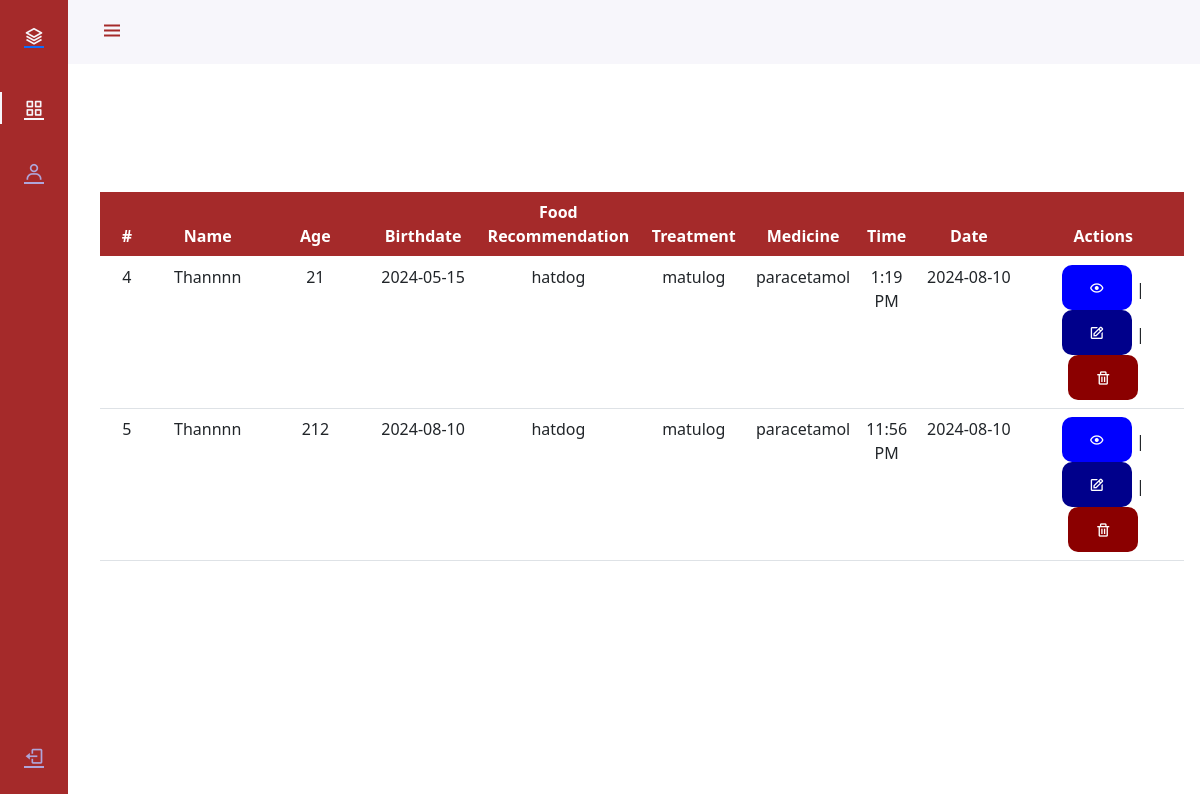
Page /adminn.php on the committed database.
### tables this page shows
CREATE TABLE `diet_db` (
  `Patient_id` int(255) NOT NULL,
  `name` varchar(255) NOT NULL,
  `age` int(255) NOT NULL,
  `birthdate` date NOT NULL,
  `food_recom` varchar(255) NOT NULL,
  `treatment` varchar(255) NOT NULL,
  `medecine` varchar(255) NOT NULL,
  `Time` varchar(255) NOT NULL,
  `Date` varchar(255) NOT NULL
);

### adminn.php (the view, shortened to what this page needs)
<?php
include("connections.php");
$query = "SELECT * FROM `diet_db`";
$result = mysqli_query($connections, $query);
?>
<!DOCTYPE html>
<html lang="en">
<head>
    <link rel="stylesheet" href="diett.css">
    <link href="https://cdn.jsdelivr.net/boxicons/2.0.7/css/boxicons.min.css" rel="stylesheet">
    <link rel="stylesheet" href="https://cdn.jsdelivr.net/npm/bootstrap@5.0.0-beta1/dist/css/bootstrap.min.css">
    <link rel="stylesheet" href="https://cdn.jsdelivr.net/npm/boxicons@latest/css/boxicons.min.css">
</head>
<body id="body-pd">
    <header class="header" id="header">
        <div class="header_toggle"> <i class='bx bx-menu' id="header-toggle"></i> </div>
    </header>
    <div class="l-navbar" id="nav-bar">
        <nav class="nav">
            <div>
                <a href="#" class="nav_logo"> <i class='bx bx-layer nav_logo-icon'></i> <span class="nav_logo-name">Diet management</span> </a>
                <div class="nav_list">
                    <a href="adminn.php" class="nav_link active"> <i class='bx bx-grid-alt nav_icon'></i> <span class="nav_name">Dashboard</span> </a>
                    <a href="paytient_registration.php" class="nav_link"> <i class='bx bx-user nav_icon'></i> <span class="nav_name">Add info</span> </a>
                </div>
            </div>
            <a href="login.php" class="nav_link"> <i class='bx bx-log-out nav_icon'></i> <span class="nav_name">log out</span> </a>
        </nav>
    </div>
   <br><br>
   <div class="container4">
   <div class="row mt-5">
                    <br><br><br>
                </div>
                <br>
                <center>
                    <?php if ($result && mysqli_num_rows($result) > 0) : ?>
                        <table class="table" style="text-align: center">
                            <thead>
                                <tr>
                                <th scope="col">#</th>
                        <th scope="col">Name</th>
                        <th scope="col">Age</th>
                        <th scope="col">Birthdate</th>
                        <th scope="col">Food Recommendation</th>
                        <th scope="col">Treatment</th>
                        <th scope="col">Medicine</th>
                        <th scope="col">Time</th>
                        <th scope="col">Date</th>
                        <th scope="col">Actions</th>
                                </tr>
                            </thead>
                            <tbody>
                                <?php
                                while ($row = mysqli_fetch_assoc($result)) : ?>
                                    <tr>
                                    <td><?php echo $row['Patient_id']; ?></td>
                            <td><?php echo $row['name']; ?></td>
                            <td><?php echo $row['age']; ?></td>
                            <td><?php echo $row['birthdate']; ?></td>
                            <td><?php echo $row['food_recom']; ?></td>
                            <td><?php echo $row['treatment']; ?></td>
                            <td><?php echo $row['medecine']; ?></td>
                            <td><?php echo $row['Time']; ?></td>
                            <td><?php echo $row['Date']; ?></td>
                                        <td>
                                        <a href="#" class="view-btn" data-bs-toggle="modal" data-bs-target="#viewModal" data-patient-id="<?php echo $row['Patient_id']; ?>">
                                                <i class='bx bx-show'></i>
                                            </a> |
                                        <a href="#" class="edit-btn" data-bs-toggle="modal" data-bs-target="#editModal" data-patient-id="<?php echo $row['Patient_id']; ?>">
                                            <i class="bx bx-edit"></i>
                                        </a> |
                                        <a href='delete.php?id=<?php echo $row['Patient_id']; ?>' onclick='return confirm("Are you sure you want to delete this record?")' class='delete-btn'>
                                            <i class="bx bx-trash"></i>
                                        </a>
                                    </tr>
                                    <?php
                                endwhile; ?>
                            </tbody>
                        </table>
                    <?php else : ?>
                        <p>No records found</p>
                    <?php endif; ?>
                </center>
            </div>
</body>
</html>

### diett.css (style rules this page uses)
:root { --header-height: 3rem; --nav-width: 68px; --first-color: brown; --first-color-light: #AFA5D9; --white-color: #F7F6FB; --body-font: 'Nunito', sans-serif; --normal-font-size: 1rem; --z-fixed: 100; }
body { position: relative; margin: var(--header-height) 0 0 0; padding: 0 1rem; font-family: var(--body-font); font-size: var(--normal-font-size); transition: .5s; }
a { text-decoration: none; }
.header { width: 100%; height: var(--header-height); position: fixed; top: 0; left: 0; display: flex; align-items: center; justify-content: space-between; padding: 0 1rem; background-color: var(--white-color); z-index: var(--z-fixed); transition: .5s; }
.header_toggle { color: var(--first-color); font-size: 1.5rem; cursor: pointer; }
.l-navbar { position: fixed; top: 0; left: -30%; width: var(--nav-width); height: 100vh; background-color: var(--first-color); padding: .5rem 1rem 0 0; transition: .5s; z-index: var(--z-fixed); }
.nav { height: 100%; display: flex; flex-direction: column; justify-content: space-between; overflow: hidden; }
.nav_logo, .nav_link { display: grid; grid-template-columns: max-content max-content; align-items: center; column-gap: 1rem; padding: .5rem 0 .5rem 1.5rem; }
.nav_logo { margin-bottom: 2rem; }
.nav_logo-icon { font-size: 1.25rem; color: var(--white-color); }
.nav_link { position: relative; color: var(--first-color-light); margin-bottom: 1.5rem; transition: .3s; }
.nav_icon { font-size: 1.25rem; }
.active { color: var(--white-color); }
.active::before { content: ''; position: absolute; left: 0; width: 2px; height: 32px; background-color: var(--white-color); }
@media screen and (min-width: 768px) { body { margin: calc(var(--header-height) + 1rem) 0 0 0; padding-left: calc(var(--nav-width) + 2rem); } }
@media screen and (min-width: 768px) { .header { height: calc(var(--header-height) + 1rem); padding: 0 2rem 0 calc(var(--nav-width) + 2rem); } }
@media screen and (min-width: 768px) { .l-navbar { left: 0; padding: 1rem 1rem 0 0; } }
.view-btn { background-color: blue; color: white; width: 70px; height: 45px; border-radius: 10px; padding: 12px; display: inline-block; }
.edit-btn { background-color: darkblue; color: white; width: 70px; height: 45px; border-radius: 10px; padding: 12px; display: inline-block; }
.delete-btn { background-color: darkred; color: white; width: 70px; height: 45px; border-radius: 10px; padding: 12px; display: inline-block; }
.table { width: 100%; border-collapse: collapse; background-color: white; }
.table th, .table td { padding: 8px; }
.table th { background-color: #f0f0f0; }
.table th:first-child, .table td:first-child { text-align: center; }
.table th:first-child { width: 5%; background-color: brown; color: white }
.table th:nth-child(2) { width: 10%; background-color: brown; color: white; }
.table th:nth-child(3) { width: 10%; background-color: brown; color: white; }
.table th:nth-child(4) { width: 10%; background-color: brown; color: white; }
.table th:nth-child(5) { width: 15%; background-color: brown; color: white; }
.table th:nth-child(6) { width: 10%; background-color: brown; color: white; }
.table th:nth-child(7) { width: 5%; background-color: brown; color: white; }
.table th:nth-child(8) { width: 5%; background-color: brown; color: white; }
.table th:nth-child(9) { width: 10%; background-color: brown; color: white; }
.table th:nth-child(10) { width: 15%; background-color: brown; color: white; }
.row { margin-top: 20px; }

### rows in the picture
diet_db: Patient_id "4", name "Thannnn", age "21", birthdate "2024-05-15", food_recom "hatdog", treatment "matulog", medecine "paracetamol", Time "1:19 PM", Date "2024-08-10"
diet_db: Patient_id "5", name "Thannnn", age "212", birthdate "2024-08-10", food_recom "hatdog", treatment "matulog", medecine "paracetamol", Time "11:56 PM", Date "2024-08-10"
